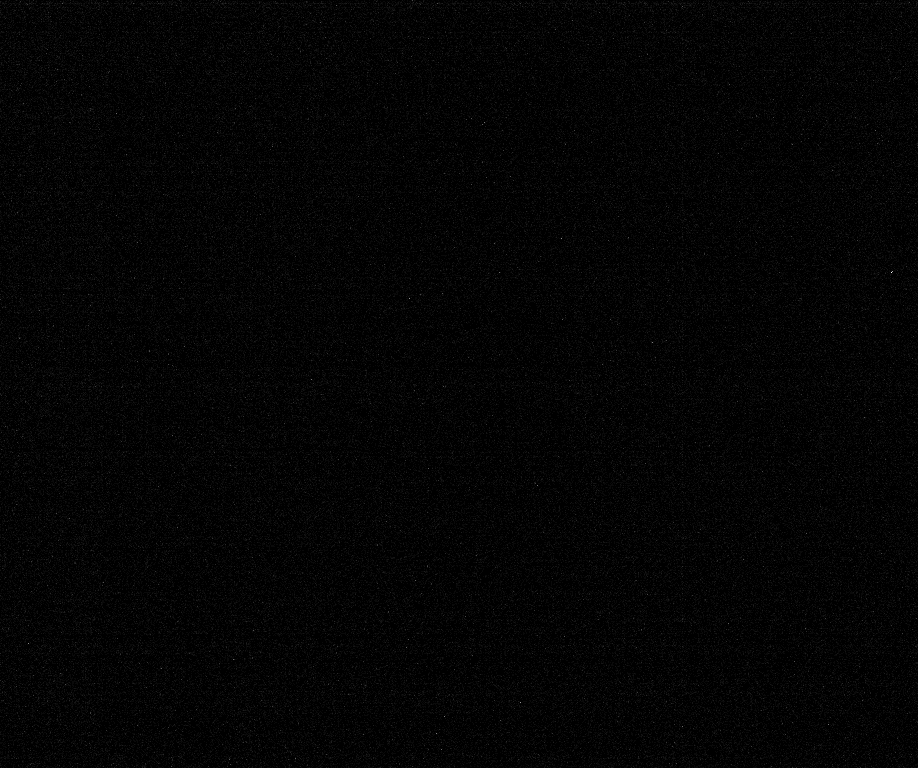
%> input picture Esperienze/Esperienza 0/Dati/CAMimages/dark2x2/dark008.tif, 918 x 768 px, shrunk from 1224 x 1024 before the run, given in place of plasma001.tif, which was not available
$ octave calcoloImmagini.m   (GNU Octave 9; MATLAB toolbox functions it lacks are replaced by stand-ins)
%> lines starting %> are read from the running program, lines starting %| are printed output that depends on the picture; pictures that were not available may be replaced by others from this repository, and a replacement may not be noted
%> the answer given: '../../../Esperienza 0/Dati/CAMimages/dark2x2/dark008.tif'
%-------------------------------------------------------------------------%
%          Determinazione degli offset dalle immagini ripetibili          %
%-------------------------------------------------------------------------%
close all
clear all
clc

% [31 lines of commented-out code are left out]

sign = [1, 2, 5, 8];
path = '/home/filippo/Desktop/CODICINI/LABO_PLASMI/Esperienze/Esperienza 1/Dati/CAMimages/series9_275ms/plasma';


% Definisco ora la routine che mi consente di studiare quale sia l'offset
% della colonna di plasma: sono interessato a trovare la posizione centrale
% della regione a simmetria cilindrica occupata dal plasma stesso.
% Lavoriamo effettuando una media pesata sull'intensità del singolo pixel
% in modo da determinare l'ascissa e l'ordinata del centro del plasma
% stesso.
function opticalOffset_wmCharge(path, sign, nome_serie)
%> called with sign = [1 2 5 8]
    % File per contenere i dati elaborati
    new_data = fopen(['/home/filippo/Desktop/CODICINI/LABO_PLASMI/Esperienze/Esperienza 1/AnalisiRev/Offset/Risultati/Immagini/' nome_serie],'w');
    fprintf(new_data, '%s \n', 'Coordinata x       Coordinata y     Offset');

    % Ciclo solamente sulle immagini che corrispondono ad un buon segnale
    % sul settore S2
    for i=sign
        % Leggo immagini
        M = imread([path sprintf('%03i', i) '.tif']);
%> M is the input picture: size 768x918 uint16; min 4, max 28, mean 4.4
        M = double(M); [rowm, colm] = size(M); disp(i);
%> after `[rowm, colm] = size(M)`: rowm = 768; colm = 918

        % Faccio media pesata sull'intensità dei singoli pixel: devo in
        % primo luogo creare una matrice delle ascisse e delle ordinate in
        % modo tale da poter calcolare le coordinate del centro della
        % colonna di plasma
        [X, Y] = meshgrid(linspace(-colm/2, colm/2, colm), linspace(-rowm/2 + 10, rowm/2 + 10, rowm));
        xm = X.*M; ym = Y.*M; col = sum(sum(xm))/sum(sum(M)); row = sum(sum(ym))/sum(sum(M));
%> after `xm = X.*M`:
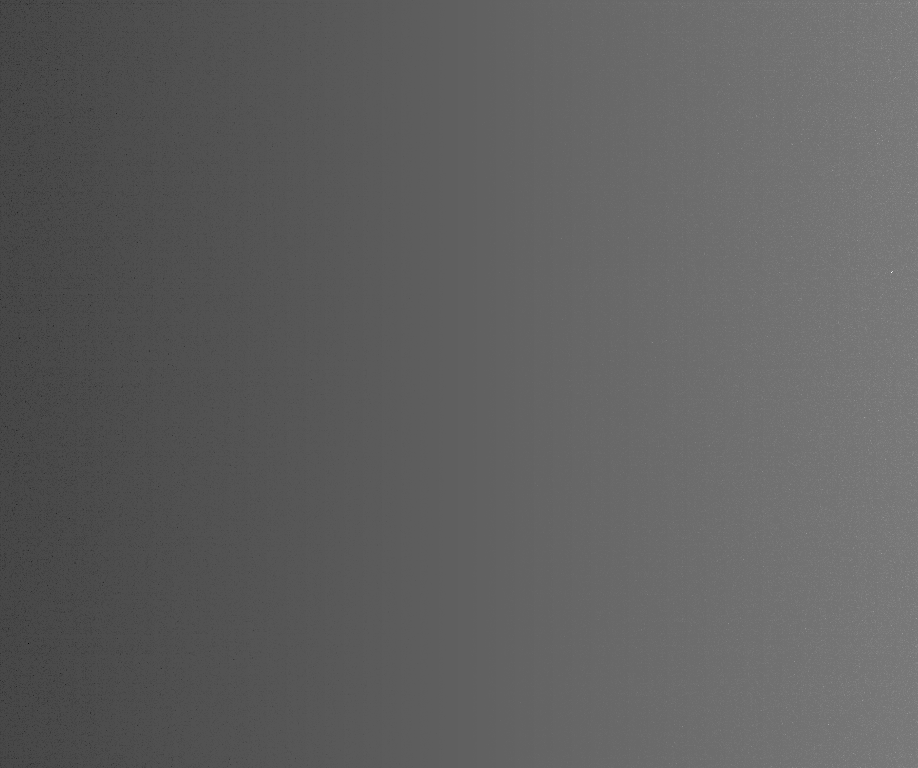
%> xm: size 768x918 double; min -7326.5, max 12123.2, mean -4.1; drawn with min black and max white
%> after `ym = Y.*M`:
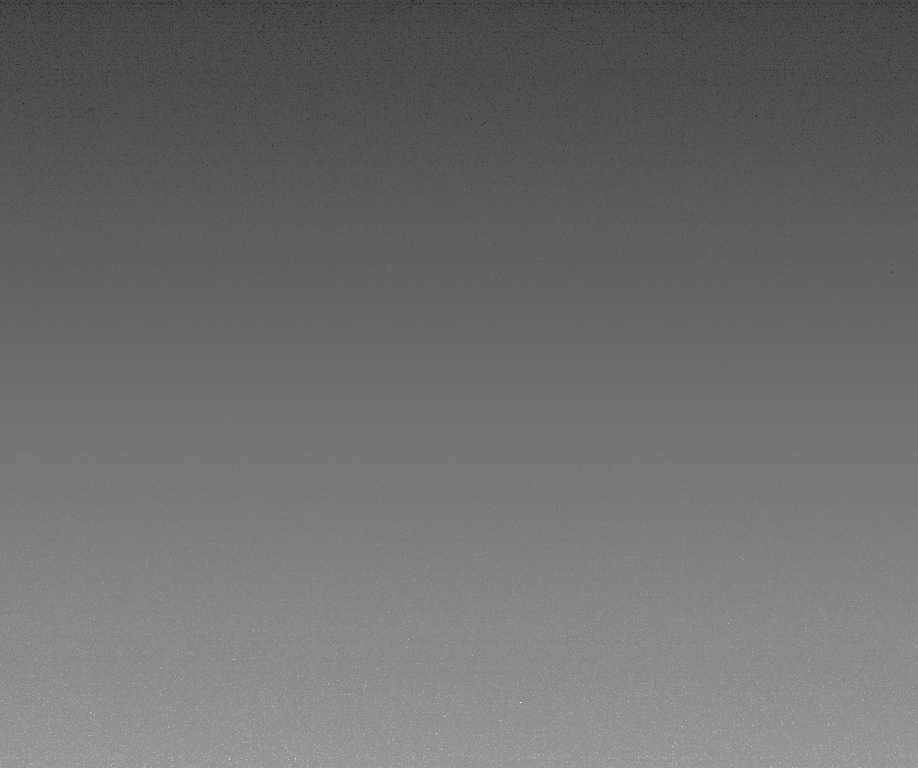
%> ym: size 768x918 double; min -4452, max 5920.5, mean 41.3; drawn with min black and max white
%> after `col = sum(sum(xm))/sum(sum(M))`: col = -0.941
%> after `row = sum(sum(ym))/sum(sum(M))`: row = 9.44

        offset = sqrt((row)^2 + (col)^2);
%> offset = 9.48
        fprintf(new_data,  '%s \n', [num2str(col) '    ' num2str(row) '    ' num2str(offset)]);
    end
%> pass 2 of the loop in opticalOffset_wmCharge, `for i=sign`:
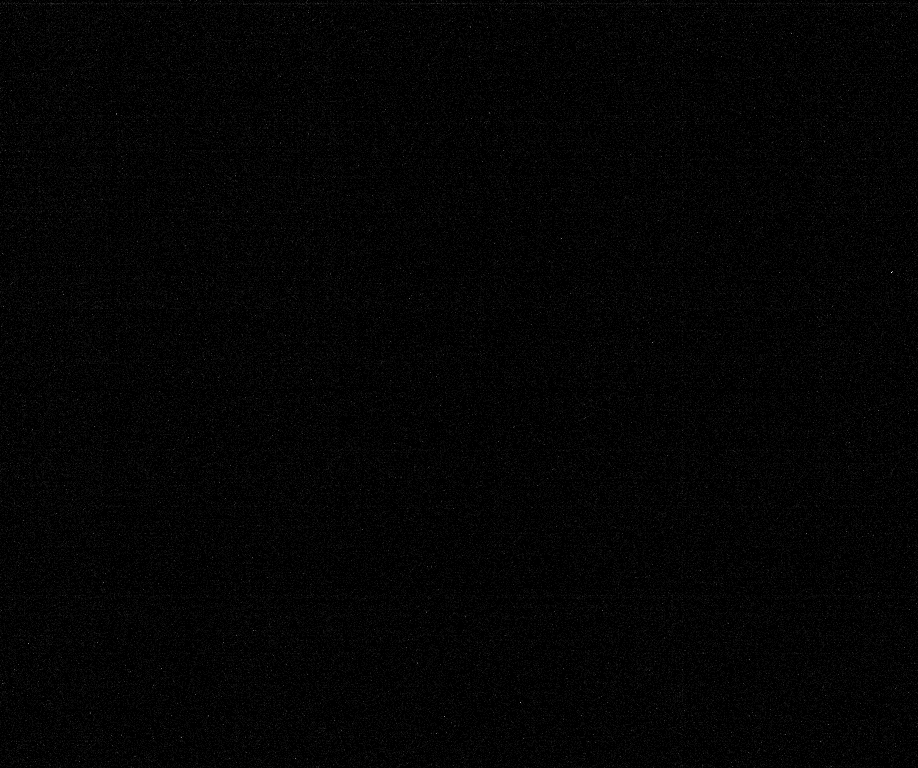
%> input picture Esperienze/Esperienza 0/Dati/CAMimages/dark2x2/dark024.tif, 918 x 768 px, shrunk from 1224 x 1024 before the run, given in place of plasma002.tif, which was not available
%> in opticalOffset_wmCharge, M is the input picture: size 768x918 uint16; min 4, max 29, mean 4.4
%> M: size 768x918 double
%> in opticalOffset_wmCharge, `xm = X.*M`:
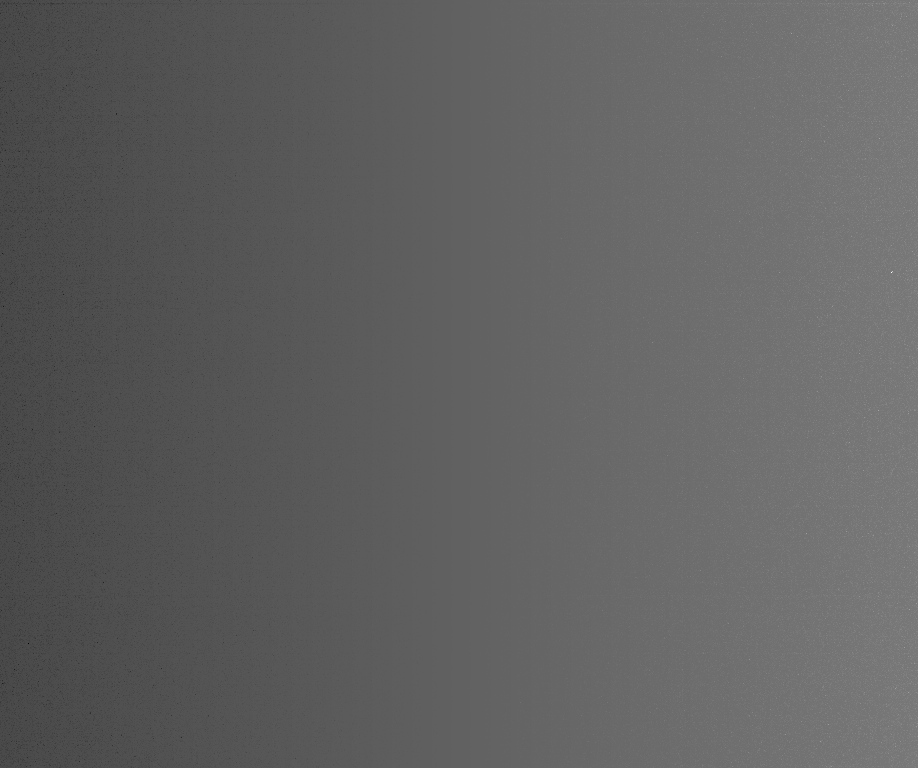
%> xm: size 768x918 double; min -7757.5, max 12556.2, mean -4.3; drawn with min black and max white
%> in opticalOffset_wmCharge, `ym = Y.*M`:
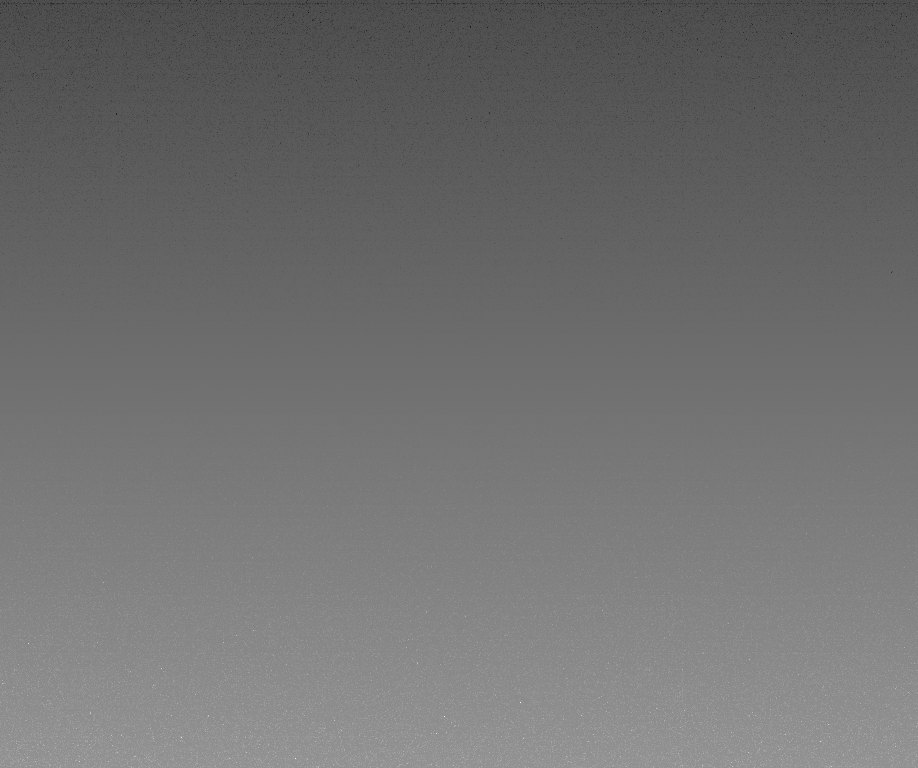
%> ym: size 768x918 double; min -5114.4, max 6578.3, mean 40.9; drawn with min black and max white
%> col = -0.991
%> row = 9.33
%> offset = 9.38
    fclose(new_data);
end

fileout = input('Nome file_out: \n');
%> (the run ends here)
